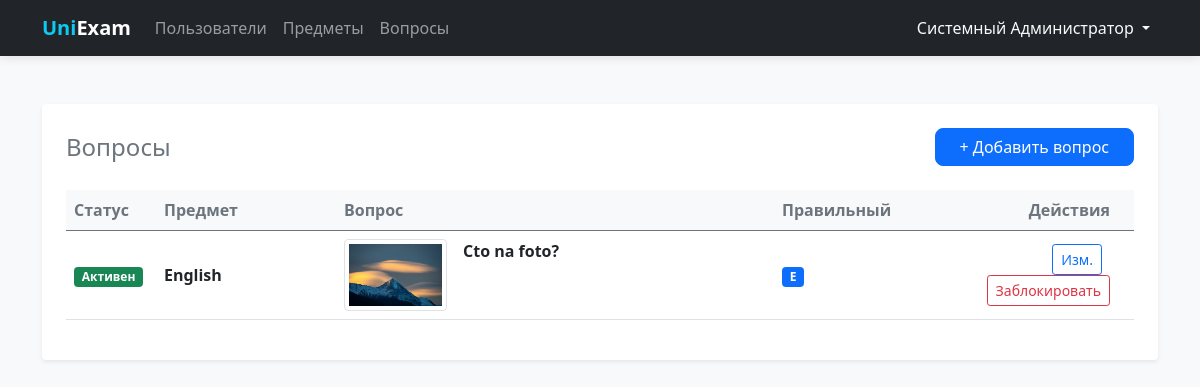
The page /questions/ (signed in) on the database its author committed.
### tables this page shows
CREATE TABLE users (
    id INTEGER PRIMARY KEY AUTOINCREMENT,
    full_name TEXT NOT NULL,
    username TEXT UNIQUE NOT NULL,
    password TEXT NOT NULL
);

CREATE TABLE questions (
    id INTEGER PRIMARY KEY AUTOINCREMENT,
    subject_id INTEGER NOT NULL,
    question_text TEXT,
    question_image TEXT,
    correct_option TEXT NOT NULL CHECK (correct_option IN ('a', 'b', 'c', 'd', 'e')),
    is_active INTEGER DEFAULT 1,
    FOREIGN KEY (subject_id) REFERENCES subjects(id)
);

CREATE TABLE subjects (
    id INTEGER PRIMARY KEY AUTOINCREMENT,
    name TEXT NOT NULL UNIQUE,
    is_active INTEGER DEFAULT 1
);

### routes/questions.py (the view)
@questions_bp.route('/')
@login_required
def index():
    db = get_db_connection()
    rows = db.execute(
        '''
        SELECT
            q.id,
            q.is_active,
            q.subject_id,
            s.name AS subject_name,
            q.question_text,
            q.question_image,
            q.correct_option
        FROM questions q
        JOIN subjects s ON q.subject_id = s.id
        ORDER BY s.name ASC, q.id DESC
        '''
    ).fetchall()
    db.close()
    return render_template('questions/list.html', questions=rows)

### database.py (called while the page is built)
def get_db_connection():
    conn = sqlite3.connect(DATABASE)
    conn.row_factory = sqlite3.Row  # Позволяет обращаться к полям по именам
    return conn

### templates/questions/list.html
{% extends 'base.html' %}
{% block content %}
<div class="main-card shadow-sm p-4 bg-white rounded">
    <div class="d-flex justify-content-between align-items-center mb-4">
        <h2 class="h4 mb-0 text-secondary">Вопросы</h2>
        <a href="{{ url_for('questions.create') }}" class="btn btn-primary px-4">
            + Добавить вопрос
        </a>
    </div>
    <div class="table-responsive">
        <table class="table table-hover align-middle">
            <thead class="table-light text-secondary">
                <tr>
                    <th style="width: 90px;">Статус</th>
                    <th style="width: 180px;">Предмет</th>
                    <th>Вопрос</th>
                    <th style="width: 140px;">Правильный</th>
                    <th class="text-end px-4" style="width: 220px;">Действия</th>
                </tr>
            </thead>
            <tbody>
                {% for q in questions %}
                <tr class="{{ 'table-light opacity-50' if not q.is_active else '' }}">
                    <td>
                        {% if q.is_active %}
                        <span class="badge bg-success">Активен</span>
                        {% else %}
                        <span class="badge bg-secondary">Заблокирован</span>
                        {% endif %}
                    </td>
                    <td>
                        <strong>{{ q.subject_name }}</strong>
                    </td>
                    <td>
                        <div class="d-flex align-items-start gap-3">
                            {% if q.question_image %}
                            <img src="{{ url_for('static', filename=q.question_image) }}" alt="question"
                                class="img-thumbnail" style="max-height: 72px; object-fit: cover;">
                            {% endif %}
                            <div>
                                {% if q.question_text %}
                                <div class="fw-bold">
                                    {{ q.question_text|truncate(90, true, '...') }}
                                </div>
                                {% else %}
                                <div class="fw-bold text-muted">— только фото</div>
                                {% endif %}
                            </div>
                        </div>
                    </td>
                    <td>
                        <span class="badge bg-primary">{{ q.correct_option|upper }}</span>
                    </td>
                    <td class="text-end px-4">
                        <a href="{{ url_for('questions.edit', id=q.id) }}" class="btn btn-sm btn-outline-primary me-2">
                            Изм.
                        </a>
                        <form action="{{ url_for('questions.toggle', id=q.id) }}" method="POST" class="d-inline">
                            <button type="submit"
                                class="btn btn-sm {{ 'btn-outline-danger' if q.is_active else 'btn-outline-success' }}">
                                {{ 'Заблокировать' if q.is_active else 'Разблокировать' }}
                            </button>
                        </form>
                    </td>
                </tr>
                {% else %}
                <tr>
                    <td colspan="5" class="text-center py-4 text-muted">Список вопросов пуст</td>
                </tr>
                {% endfor %}
            </tbody>
        </table>
    </div>
</div>
{% endblock %}

### templates/base.html (shortened to what this page needs)
<!DOCTYPE html>
<html lang="ru">
<head>
    <link rel="stylesheet" href="{{ url_for('static', filename='css/bootstrap.min.css') }}">
</head>
<body>
    <nav class="navbar navbar-expand-lg navbar-dark bg-dark">
        <div class="container">
            <a class="navbar-brand fw-bold" href="/">
                <span class="text-info">Uni</span>Exam
            </a>
            <div class="collapse navbar-collapse" id="navbarNav">
                <ul class="navbar-nav me-auto">
                    {% if current_user.is_authenticated %}
                    <li class="nav-item">
                        <a class="nav-link {{ 'active' if request.endpoint == 'users.index' }}"
                            href="{{ url_for('users.index') }}">Пользователи</a>
                    </li>
                    <li class="nav-item">
                        <a class="nav-link" href="{{ url_for('subjects.index') }}">Предметы</a>
                    </li>
                    <li class="nav-item">
                        <a class="nav-link" href="{{ url_for('questions.index') }}">Вопросы</a>
                    </li>
                    {% endif %}
                </ul>
                <ul class="navbar-nav">
                    {% if current_user.is_authenticated %}
                    <li class="nav-item dropdown">
                        <a class="nav-link dropdown-toggle text-light" href="#" id="userDropdown" role="button"
                            data-bs-toggle="dropdown">
                            {{ current_user.full_name }}
                        </a>
                    </li>
                    {% else %}
                    <li class="nav-item">
                        <a class="nav-link" href="{{ url_for('auth.login') }}">Войти</a>
                    </li>
                    {% endif %}
                </ul>
            </div>
        </div>
    </nav>
    <div class="container">
        {% block content %}{% endblock %}
    </div>
</body>
</html>

### templates/base.html (style rules this page uses)
:root { --bg-color: #f8f9fa; }
body { background-color: var(--bg-color); font-family: 'Segoe UI', Tahoma, Geneva, Verdana, sans-serif; }
.navbar { box-shadow: 0 2px 10px rgba(0, 0, 0, 0.1); }
.main-card { background: #ffffff; border: none; border-radius: 12px; box-shadow: 0 0.5rem 1rem rgba(0, 0, 0, 0.05); padding: 2rem; margin-top: 2rem; }
.btn-primary { border-radius: 8px; }

### rows shown on the page
users: full_name "Системный Администратор"
questions: shows "Активен", subject_name "English", question_image (picture), question_text "Cto na foto?", correct_option "E", is_active "Заблокировать"
